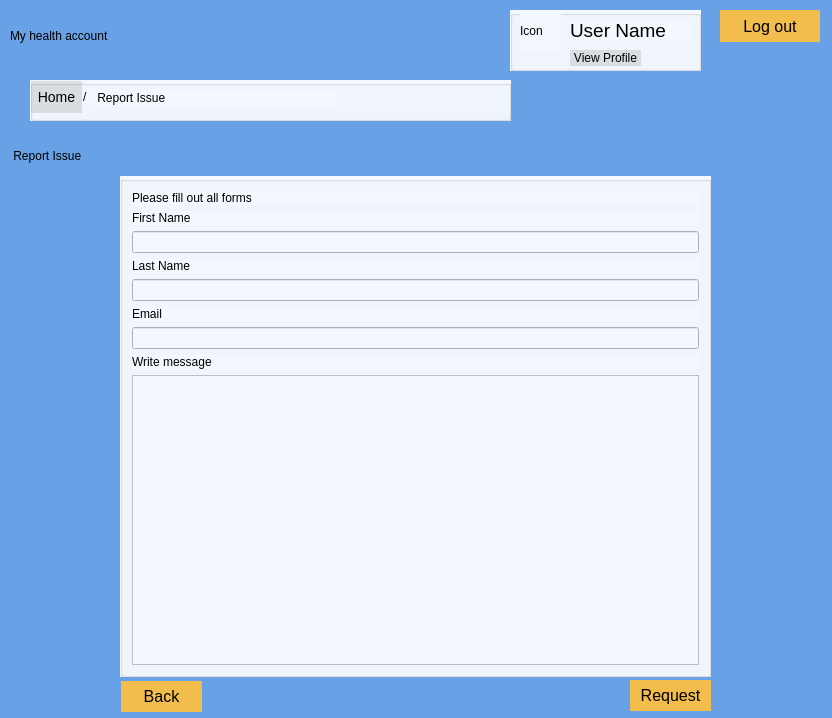
<?xml version="1.0" encoding="UTF-8"?>
<ui version="4.0">
 <class>UserReportIssue</class>
 <widget class="QDialog" name="UserReportIssue">
  <property name="geometry">
   <rect>
    <x>0</x>
    <y>0</y>
    <width>832</width>
    <height>718</height>
   </rect>
  </property>
  <property name="windowTitle">
   <string>Dialog</string>
  </property>
  <property name="styleSheet">
   <string notr="true">background-color: rgb(104, 161, 229);</string>
  </property>
  <widget class="QLabel" name="label_6">
   <property name="geometry">
    <rect>
     <x>10</x>
     <y>10</y>
     <width>321</width>
     <height>51</height>
    </rect>
   </property>
   <property name="styleSheet">
    <string notr="true">font: 24pt &quot;.AppleSystemUIFont&quot;;</string>
   </property>
   <property name="text">
    <string>My health account </string>
   </property>
  </widget>
  <widget class="QGroupBox" name="groupBox_6">
   <property name="geometry">
    <rect>
     <x>510</x>
     <y>10</y>
     <width>191</width>
     <height>61</height>
    </rect>
   </property>
   <property name="styleSheet">
    <string notr="true">background-color: rgb(242, 248, 253)</string>
   </property>
   <property name="title">
    <string/>
   </property>
   <widget class="QLabel" name="labelUserName">
    <property name="geometry">
     <rect>
      <x>60</x>
      <y>10</y>
      <width>121</width>
      <height>21</height>
     </rect>
    </property>
    <property name="font">
     <font>
      <family>.AppleSystemUIFont</family>
      <pointsize>14</pointsize>
      <italic>false</italic>
      <bold>false</bold>
     </font>
    </property>
    <property name="styleSheet">
     <string notr="true">font: 14pt &quot;.AppleSystemUIFont&quot;;</string>
    </property>
    <property name="text">
     <string>User Name</string>
    </property>
   </widget>
   <widget class="QLabel" name="labelIconUser">
    <property name="geometry">
     <rect>
      <x>10</x>
      <y>0</y>
      <width>41</width>
      <height>41</height>
     </rect>
    </property>
    <property name="text">
     <string>Icon</string>
    </property>
   </widget>
   <widget class="QPushButton" name="pushButtonViewProfile">
    <property name="geometry">
     <rect>
      <x>60</x>
      <y>40</y>
      <width>71</width>
      <height>16</height>
     </rect>
    </property>
    <property name="styleSheet">
     <string notr="true">QPushButton {
	background-color: rgb(0, 0, 0,0.1); 
	border: none; 
	color: rgb(0, 0, 0); 
	font: 12px;
} 

QPushButton:hover { 
	background-color: rgb(0, 0, 0, 0.1); 
	border: none; 
	color: rgb(0, 43, 255); 
}</string>
    </property>
    <property name="text">
     <string>View Profile</string>
    </property>
   </widget>
  </widget>
  <widget class="QPushButton" name="pushButtonLogout">
   <property name="geometry">
    <rect>
     <x>720</x>
     <y>10</y>
     <width>100</width>
     <height>32</height>
    </rect>
   </property>
   <property name="styleSheet">
    <string notr="true">QPushButton {

    background-color: rgb(242, 189, 76); 

    border: none; 

    color: rgb(0, 0, 0); 

    font: 16px;

} 

QPushButton:hover { 

    background-color: rgb(245, 149, 66); 

    border: none; 

    color: rgb(0, 43, 255); 

}</string>
   </property>
   <property name="text">
    <string>Log out</string>
   </property>
  </widget>
  <widget class="QGroupBox" name="groupBox">
   <property name="geometry">
    <rect>
     <x>120</x>
     <y>176</y>
     <width>591</width>
     <height>501</height>
    </rect>
   </property>
   <property name="styleSheet">
    <string notr="true">background-color: rgb(242, 248, 253)</string>
   </property>
   <property name="title">
    <string/>
   </property>
   <layout class="QVBoxLayout" name="verticalLayout_5">
    <item>
     <widget class="QLabel" name="label">
      <property name="styleSheet">
       <string notr="true">font: 16pt &quot;.AppleSystemUIFont&quot;;</string>
      </property>
      <property name="text">
       <string>Please fill out all forms</string>
      </property>
     </widget>
    </item>
    <item>
     <layout class="QVBoxLayout" name="verticalLayout">
      <item>
       <widget class="QLabel" name="label_2">
        <property name="text">
         <string>First Name</string>
        </property>
       </widget>
      </item>
      <item>
       <widget class="QLineEdit" name="lineEditFirstName"/>
      </item>
     </layout>
    </item>
    <item>
     <layout class="QVBoxLayout" name="verticalLayout_2">
      <item>
       <widget class="QLabel" name="label_3">
        <property name="text">
         <string>Last Name</string>
        </property>
       </widget>
      </item>
      <item>
       <widget class="QLineEdit" name="lineEditLastName"/>
      </item>
     </layout>
    </item>
    <item>
     <layout class="QVBoxLayout" name="verticalLayout_3">
      <item>
       <widget class="QLabel" name="label_5">
        <property name="text">
         <string>Email</string>
        </property>
       </widget>
      </item>
      <item>
       <widget class="QLineEdit" name="lineEditEmail"/>
      </item>
     </layout>
    </item>
    <item>
     <layout class="QVBoxLayout" name="verticalLayout_4">
      <item>
       <widget class="QLabel" name="label_12">
        <property name="text">
         <string>Write message</string>
        </property>
       </widget>
      </item>
      <item>
       <widget class="QTextEdit" name="textEditMessage"/>
      </item>
     </layout>
    </item>
    <item>
     <layout class="QHBoxLayout" name="horizontalLayout_2"/>
    </item>
   </layout>
  </widget>
  <widget class="QLabel" name="label_7">
   <property name="geometry">
    <rect>
     <x>10</x>
     <y>140</y>
     <width>201</width>
     <height>31</height>
    </rect>
   </property>
   <property name="styleSheet">
    <string notr="true">font: 18pt &quot;.AppleSystemUIFont&quot;;</string>
   </property>
   <property name="text">
    <string> Report Issue</string>
   </property>
  </widget>
  <widget class="QGroupBox" name="groupBox_2">
   <property name="geometry">
    <rect>
     <x>30</x>
     <y>80</y>
     <width>481</width>
     <height>41</height>
    </rect>
   </property>
   <property name="styleSheet">
    <string notr="true">background-color: rgb(242, 248, 253)</string>
   </property>
   <property name="title">
    <string/>
   </property>
   <widget class="QLabel" name="label_9">
    <property name="geometry">
     <rect>
      <x>53</x>
      <y>9</y>
      <width>16</width>
      <height>16</height>
     </rect>
    </property>
    <property name="text">
     <string>/</string>
    </property>
   </widget>
   <widget class="QLabel" name="label_10">
    <property name="geometry">
     <rect>
      <x>64</x>
      <y>10</y>
      <width>241</width>
      <height>16</height>
     </rect>
    </property>
    <property name="text">
     <string> Report Issue</string>
    </property>
   </widget>
   <widget class="QPushButton" name="pushButtonHome">
    <property name="geometry">
     <rect>
      <x>1</x>
      <y>1</y>
      <width>51</width>
      <height>32</height>
     </rect>
    </property>
    <property name="styleSheet">
     <string notr="true">QPushButton {
	background-color: rgb(0, 0, 0,0.1); 
	border: none; 
	color: rgb(0, 0, 0); 
	font: 14px;
} 

QPushButton:hover { 
	background-color: rgb(0, 0, 0, 0.1); 
	border: none; 
	color: rgb(0, 43, 255); 
}</string>
    </property>
    <property name="text">
     <string>Home</string>
    </property>
   </widget>
  </widget>
  <widget class="QPushButton" name="pushButtonBack">
   <property name="geometry">
    <rect>
     <x>121</x>
     <y>681</y>
     <width>81</width>
     <height>31</height>
    </rect>
   </property>
   <property name="styleSheet">
    <string notr="true">QPushButton {

    background-color: rgb(242, 189, 76); 

    border: none; 

    color: rgb(0, 0, 0); 

    font: 16px;

} 

QPushButton:hover { 

    background-color: rgb(245, 149, 66); 

    border: none; 

    color: rgb(0, 43, 255); 

}</string>
   </property>
   <property name="text">
    <string>Back</string>
   </property>
  </widget>
  <widget class="QPushButton" name="pushButtonRequest">
   <property name="geometry">
    <rect>
     <x>630</x>
     <y>680</y>
     <width>81</width>
     <height>31</height>
    </rect>
   </property>
   <property name="styleSheet">
    <string notr="true">QPushButton {

    background-color: rgb(242, 189, 76); 

    border: none; 

    color: rgb(0, 0, 0); 

    font: 16px;

} 

QPushButton:hover { 

    background-color: rgb(245, 149, 66); 

    border: none; 

    color: rgb(0, 43, 255); 

}</string>
   </property>
   <property name="text">
    <string>Request</string>
   </property>
  </widget>
 </widget>
 <resources/>
 <connections/>
</ui>
